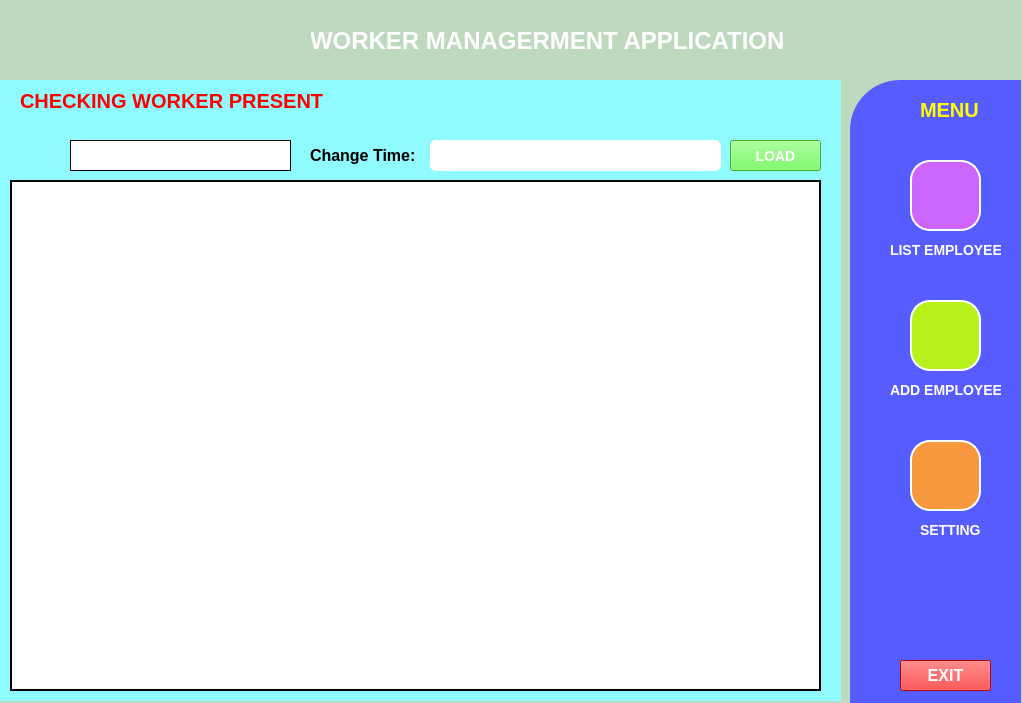
<?xml version="1.0" encoding="UTF-8"?>
<ui version="4.0">
 <class>Form</class>
 <widget class="QWidget" name="Form">
  <property name="geometry">
   <rect>
    <x>0</x>
    <y>0</y>
    <width>1022</width>
    <height>703</height>
   </rect>
  </property>
  <property name="windowTitle">
   <string>Form</string>
  </property>
  <property name="styleSheet">
   <string notr="true">background-color: #bed9bd
</string>
  </property>
  <widget class="QTableView" name="tableView">
   <property name="geometry">
    <rect>
     <x>10</x>
     <y>180</y>
     <width>811</width>
     <height>511</height>
    </rect>
   </property>
   <property name="styleSheet">
    <string notr="true">border: 2px solid black;
background-color: #fff;</string>
   </property>
  </widget>
  <widget class="QLabel" name="label">
   <property name="geometry">
    <rect>
     <x>310</x>
     <y>140</y>
     <width>121</width>
     <height>31</height>
    </rect>
   </property>
   <property name="styleSheet">
    <string notr="true">font-size: 16px;
font-weight: 500;
background-color: #8ffbff;</string>
   </property>
   <property name="text">
    <string>Change Time:</string>
   </property>
  </widget>
  <widget class="QLabel" name="timeCSV">
   <property name="geometry">
    <rect>
     <x>70</x>
     <y>140</y>
     <width>221</width>
     <height>31</height>
    </rect>
   </property>
   <property name="styleSheet">
    <string notr="true">font-size: 16px;
font-weight: 500;
border: 1px solid black;
padding: 4px 2px;
background-color: #fff;</string>
   </property>
   <property name="text">
    <string/>
   </property>
  </widget>
  <widget class="QLineEdit" name="timeEdit">
   <property name="geometry">
    <rect>
     <x>430</x>
     <y>140</y>
     <width>291</width>
     <height>31</height>
    </rect>
   </property>
   <property name="styleSheet">
    <string notr="true">font-size: 16px;
font-weight: 500;
border-radius: 6px;
background-color: #fff;</string>
   </property>
   <property name="text">
    <string/>
   </property>
  </widget>
  <widget class="QLabel" name="label_2">
   <property name="geometry">
    <rect>
     <x>20</x>
     <y>140</y>
     <width>41</width>
     <height>31</height>
    </rect>
   </property>
   <property name="styleSheet">
    <string notr="true">image: url(:/calendar/schedule.png);
font-size: 16px;
font-weight: 500;
background-color: #8ffbff;</string>
   </property>
   <property name="text">
    <string/>
   </property>
  </widget>
  <widget class="QPushButton" name="loadCSV">
   <property name="geometry">
    <rect>
     <x>730</x>
     <y>140</y>
     <width>91</width>
     <height>31</height>
    </rect>
   </property>
   <property name="styleSheet">
    <string notr="true">font-size: 14px;
font-weight: 500;
background-color: #5af745;
color: #fff;</string>
   </property>
   <property name="text">
    <string>LOAD</string>
   </property>
  </widget>
  <widget class="QLabel" name="label_3">
   <property name="geometry">
    <rect>
     <x>0</x>
     <y>80</y>
     <width>841</width>
     <height>621</height>
    </rect>
   </property>
   <property name="styleSheet">
    <string notr="true">background-color: #8ffbff;
color: red;</string>
   </property>
   <property name="text">
    <string/>
   </property>
  </widget>
  <widget class="QLabel" name="label_4">
   <property name="geometry">
    <rect>
     <x>20</x>
     <y>90</y>
     <width>311</width>
     <height>21</height>
    </rect>
   </property>
   <property name="styleSheet">
    <string notr="true">font-size: 20px;
font-weight: 600;
color: red;
background-color: #8ffbff;</string>
   </property>
   <property name="text">
    <string>CHECKING WORKER PRESENT</string>
   </property>
  </widget>
  <widget class="QLabel" name="label_5">
   <property name="geometry">
    <rect>
     <x>310</x>
     <y>20</y>
     <width>501</width>
     <height>41</height>
    </rect>
   </property>
   <property name="styleSheet">
    <string notr="true">font-size: 24px;
font-weight: 600;
color: #fff;</string>
   </property>
   <property name="text">
    <string>WORKER MANAGERMENT APPLICATION</string>
   </property>
  </widget>
  <widget class="QLabel" name="label_6">
   <property name="geometry">
    <rect>
     <x>220</x>
     <y>10</y>
     <width>91</width>
     <height>61</height>
    </rect>
   </property>
   <property name="styleSheet">
    <string notr="true">image: url(:/icon/helmet-icon.png);</string>
   </property>
   <property name="text">
    <string/>
   </property>
  </widget>
  <widget class="QPushButton" name="listEmploy">
   <property name="geometry">
    <rect>
     <x>910</x>
     <y>160</y>
     <width>71</width>
     <height>71</height>
    </rect>
   </property>
   <property name="toolTip">
    <string/>
   </property>
   <property name="whatsThis">
    <string>&lt;!DOCTYPE HTML PUBLIC &quot;-//W3C//DTD HTML 4.0//EN&quot; &quot;http://www.w3.org/TR/REC-html40/strict.dtd&quot;&gt;
&lt;html&gt;&lt;head&gt;&lt;meta name=&quot;qrichtext&quot; content=&quot;1&quot; /&gt;&lt;style type=&quot;text/css&quot;&gt;
p, li { white-space: pre-wrap; }
&lt;/style&gt;&lt;/head&gt;&lt;body style=&quot; font-family:'MS Shell Dlg 2'; font-size:8pt; font-weight:400; font-style:normal;&quot;&gt;
&lt;p style=&quot;-qt-paragraph-type:empty; margin-top:12px; margin-bottom:12px; margin-left:0px; margin-right:0px; -qt-block-indent:0; text-indent:0px;&quot;&gt;&lt;br /&gt;&lt;/p&gt;&lt;/body&gt;&lt;/html&gt;</string>
   </property>
   <property name="styleSheet">
    <string notr="true">background-color: #cc66ff;
border-radius: 20px;
border: 2px solid #fff;</string>
   </property>
   <property name="text">
    <string/>
   </property>
   <property name="icon">
    <iconset resource="img.qrc">
     <normaloff>:/icon/checklist.png</normaloff>:/icon/checklist.png</iconset>
   </property>
   <property name="iconSize">
    <size>
     <width>55</width>
     <height>55</height>
    </size>
   </property>
  </widget>
  <widget class="QLabel" name="label_7">
   <property name="geometry">
    <rect>
     <x>850</x>
     <y>80</y>
     <width>171</width>
     <height>631</height>
    </rect>
   </property>
   <property name="styleSheet">
    <string notr="true">background-color: #575cff;
border-top-left-radius: 50px;</string>
   </property>
   <property name="text">
    <string/>
   </property>
  </widget>
  <widget class="QPushButton" name="pushButton_4">
   <property name="geometry">
    <rect>
     <x>900</x>
     <y>660</y>
     <width>91</width>
     <height>31</height>
    </rect>
   </property>
   <property name="styleSheet">
    <string notr="true">color: #fff;
background-color: red;
font: 16px;
font-weight: 600;</string>
   </property>
   <property name="text">
    <string>EXIT</string>
   </property>
  </widget>
  <widget class="QPushButton" name="addEmploy">
   <property name="geometry">
    <rect>
     <x>910</x>
     <y>300</y>
     <width>71</width>
     <height>71</height>
    </rect>
   </property>
   <property name="whatsThis">
    <string>&lt;html&gt;&lt;head/&gt;&lt;body&gt;&lt;p&gt;&lt;span style=&quot; font-size:12pt;&quot;&gt;Thêm công nhân mới&lt;/span&gt;&lt;/p&gt;&lt;/body&gt;&lt;/html&gt;</string>
   </property>
   <property name="styleSheet">
    <string notr="true">background-color: #b7f01a;
border-radius: 20px;
border: 2px solid #fff;</string>
   </property>
   <property name="text">
    <string/>
   </property>
   <property name="icon">
    <iconset resource="img.qrc">
     <normaloff>:/icon/add.png</normaloff>
     <normalon>:/icon/add.png</normalon>:/icon/add.png</iconset>
   </property>
   <property name="iconSize">
    <size>
     <width>55</width>
     <height>55</height>
    </size>
   </property>
  </widget>
  <widget class="QPushButton" name="updateEmploy">
   <property name="geometry">
    <rect>
     <x>910</x>
     <y>440</y>
     <width>71</width>
     <height>71</height>
    </rect>
   </property>
   <property name="whatsThis">
    <string>&lt;html&gt;&lt;head/&gt;&lt;body&gt;&lt;p&gt;&lt;span style=&quot; font-size:12pt;&quot;&gt;Cập nhật thông tin công nhân&lt;/span&gt;&lt;/p&gt;&lt;/body&gt;&lt;/html&gt;</string>
   </property>
   <property name="styleSheet">
    <string notr="true">background-color:#f7983e;
border-radius: 20px;
border: 2px solid #fff;</string>
   </property>
   <property name="text">
    <string/>
   </property>
   <property name="icon">
    <iconset resource="img.qrc">
     <normaloff>:/icon/setting.png</normaloff>:/icon/setting.png</iconset>
   </property>
   <property name="iconSize">
    <size>
     <width>55</width>
     <height>55</height>
    </size>
   </property>
  </widget>
  <widget class="QLabel" name="label_8">
   <property name="geometry">
    <rect>
     <x>920</x>
     <y>100</y>
     <width>61</width>
     <height>20</height>
    </rect>
   </property>
   <property name="styleSheet">
    <string notr="true">background-color: #575cff;
color: yellow;
font-size: 20px;
font-weight: 500;</string>
   </property>
   <property name="text">
    <string>MENU</string>
   </property>
  </widget>
  <widget class="QLabel" name="label_9">
   <property name="geometry">
    <rect>
     <x>890</x>
     <y>240</y>
     <width>111</width>
     <height>20</height>
    </rect>
   </property>
   <property name="styleSheet">
    <string notr="true">color: white;
font-size: 14px;
font-weight: 500;
background-color: #575cff;</string>
   </property>
   <property name="text">
    <string>LIST EMPLOYEE</string>
   </property>
  </widget>
  <widget class="QLabel" name="label_10">
   <property name="geometry">
    <rect>
     <x>890</x>
     <y>380</y>
     <width>111</width>
     <height>20</height>
    </rect>
   </property>
   <property name="styleSheet">
    <string notr="true">background-color: #575cff;
color: white;
font-size: 14px;
font-weight: 500;</string>
   </property>
   <property name="text">
    <string>ADD EMPLOYEE</string>
   </property>
  </widget>
  <widget class="QLabel" name="label_11">
   <property name="geometry">
    <rect>
     <x>920</x>
     <y>520</y>
     <width>91</width>
     <height>20</height>
    </rect>
   </property>
   <property name="styleSheet">
    <string notr="true">color: white;
font-size: 14px;
font-weight: 500;
background-color: #575cff;</string>
   </property>
   <property name="text">
    <string>SETTING</string>
   </property>
  </widget>
  <zorder>label_7</zorder>
  <zorder>label_3</zorder>
  <zorder>tableView</zorder>
  <zorder>label</zorder>
  <zorder>timeCSV</zorder>
  <zorder>timeEdit</zorder>
  <zorder>label_2</zorder>
  <zorder>loadCSV</zorder>
  <zorder>label_4</zorder>
  <zorder>label_5</zorder>
  <zorder>label_6</zorder>
  <zorder>listEmploy</zorder>
  <zorder>pushButton_4</zorder>
  <zorder>addEmploy</zorder>
  <zorder>updateEmploy</zorder>
  <zorder>label_8</zorder>
  <zorder>label_9</zorder>
  <zorder>label_10</zorder>
  <zorder>label_11</zorder>
 </widget>
 <resources>
  <include location="img.qrc"/>
 </resources>
 <connections/>
</ui>
